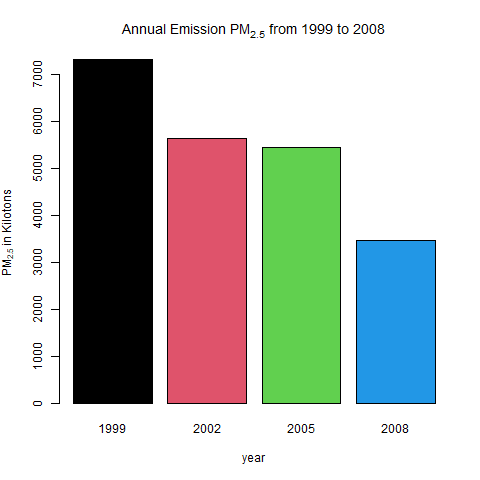

This figure's R source:
source("download.R")
ageTotal<-aggregate(Emissions~year,NEI,sum)
with(ageTotal,barplot(height = Emissions/1000,xlab = "year",
                      main = expression('Annual Emission PM'[2.5]*' from 1999 to 2008')
                      ,ylab =expression('PM'[2.5]*' in Kilotons'),
                      names.arg = year,
                      col=factor(year)))
dev.copy(png,"plot1.png",,width=480,height=480);dev.off()